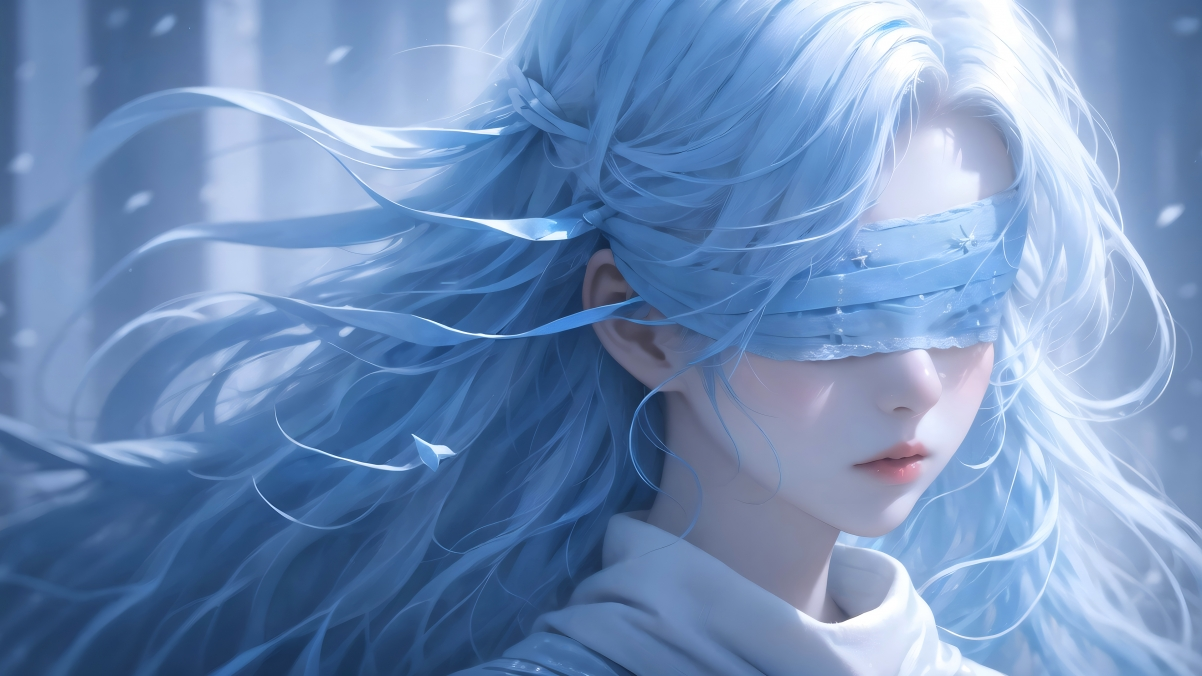
#> input picture 34-张鹏/第四周/test.png, 1202 x 676 px
$ python Noise.py
#> lines starting #> are read from the running program, lines starting #| are printed output that depends on the picture; after the words box and inside, x2 and y2 are one past the last pixel; in counts of white or black regions, pixels touching at a corner belong together
import numpy as np
import cv2
from numpy import shape
import random

def func(src,percetage):
    GauImg = src
    # 获取需要处理的像素点个数
    GauNum = int(src.shape[0] * src.shape[1] * percetage)
    for i in range(GauNum):
        # 随机取x,y
        randX = random.randint(0,src.shape[0] - 1)
        randY = random.randint(0,src.shape[1] - 1)
        # 加椒盐噪声
        rand = random.random()
        if rand < 0.5:
            GauImg[randX, randY] = 0
        else:
           GauImg[randX, randY] = 255
    return GauImg

img = cv2.imread('test.png',0)
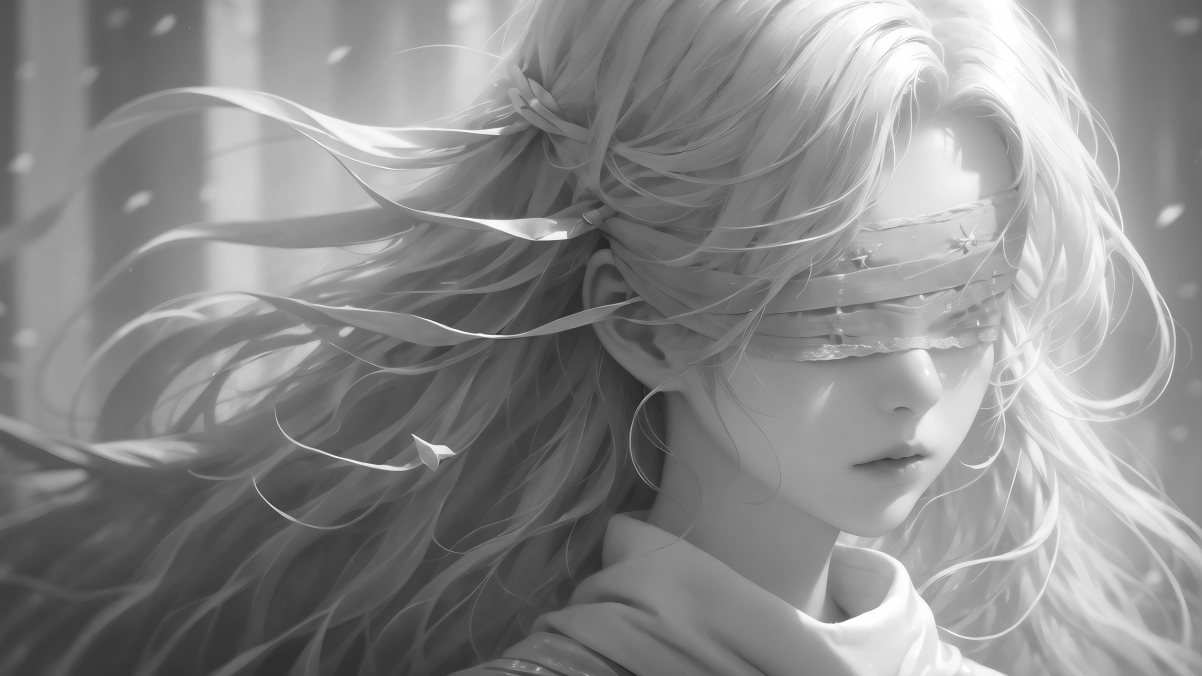
#> img: shape (676, 1202); min 36, max 255, mean 138.3
img1 = func(img, 0.2)
#> after the loop in func, `for i in range(GauNum):`:
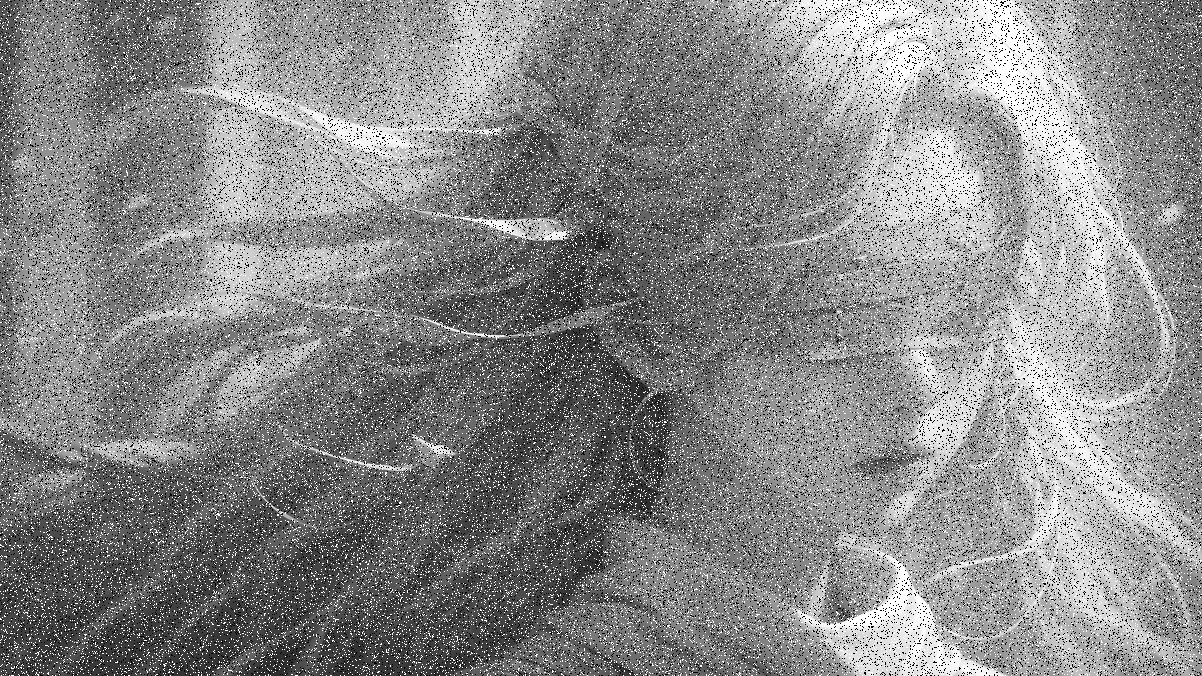
#> GauImg: shape (676, 1202); 18.12% of pixels changed, all inside (x1, y1, x2, y2) = (0, 0, 1202, 676)
img = cv2.imread('test.png')
#> img is the input picture: shape (676, 1202, 3); mean B, G, R 184.7, 142.5, 112.5
img2 = cv2.cvtColor(img, cv2.COLOR_BGR2GRAY)
cv2.imshow('source',img2)
cv2.imshow('test_Noise',img1)
cv2.waitKey(0)
